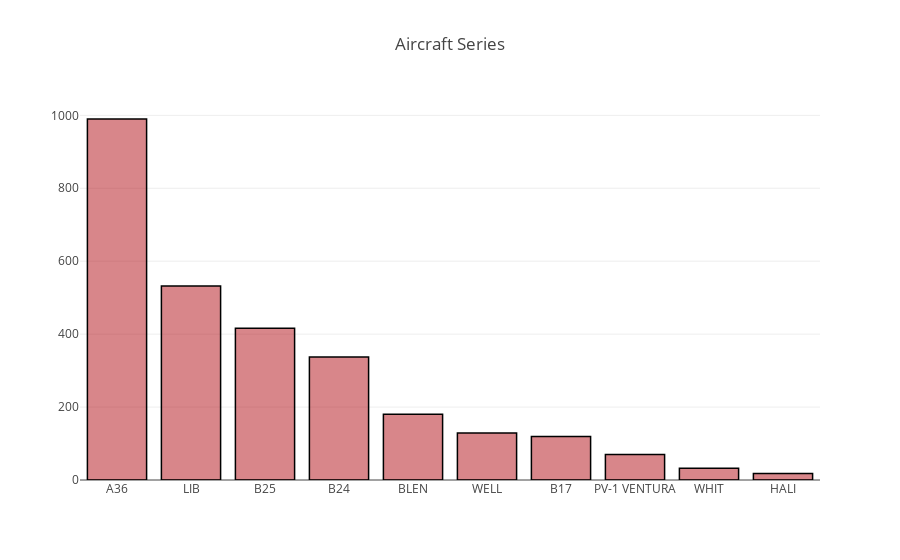

Notebook code for this chart:
### Code cell
# Aircraft Series
data = aerial['Aircraft Series'].value_counts()
print(data[:10])
data = [go.Bar(
            x=data[:10].index,
            y=data[:10].values,
            hoverinfo = 'text',
            marker = dict(color = 'rgba(177, 14, 22, 0.5)',
                             line=dict(color='rgb(0,0,0)',width=1.5)),
    )]

layout = dict(
    title = 'Aircraft Series',
)
fig = go.Figure(data=data, layout=layout)
iplot(fig)

### Figure 1 — Plotly figure (JSON) as saved in the notebook; plotly's stock layout.template omitted (floating-point values rounded to 4 significant figures)
{"data": [{"hoverinfo": "text", "marker": {"color": "rgba(177, 14, 22, 0.5)", "line": {"color": "rgb(0,0,0)", "width": 1.5}}, "type": "bar", "uid": "75abbd17-b233-4971-a722-fbe14fb8497a", "x": ["A36", "LIB", "B25", "B24", "BLEN", "WELL", "B17", "PV-1 VENTURA", "WHIT", "HALI"], "y": [990, 532, 416, 337, 180, 129, 119, 70, 32, 18]}], "layout": {"title": "Aircraft Series"}}
